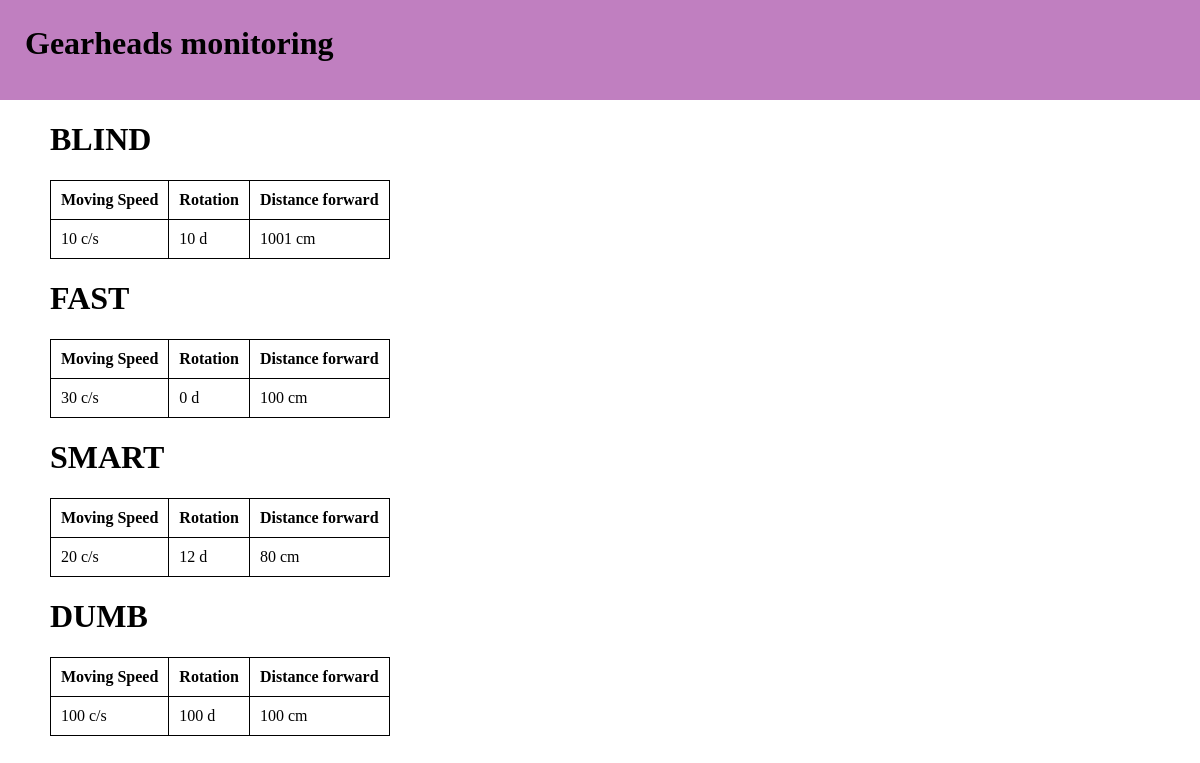
Before: / with the older database file.
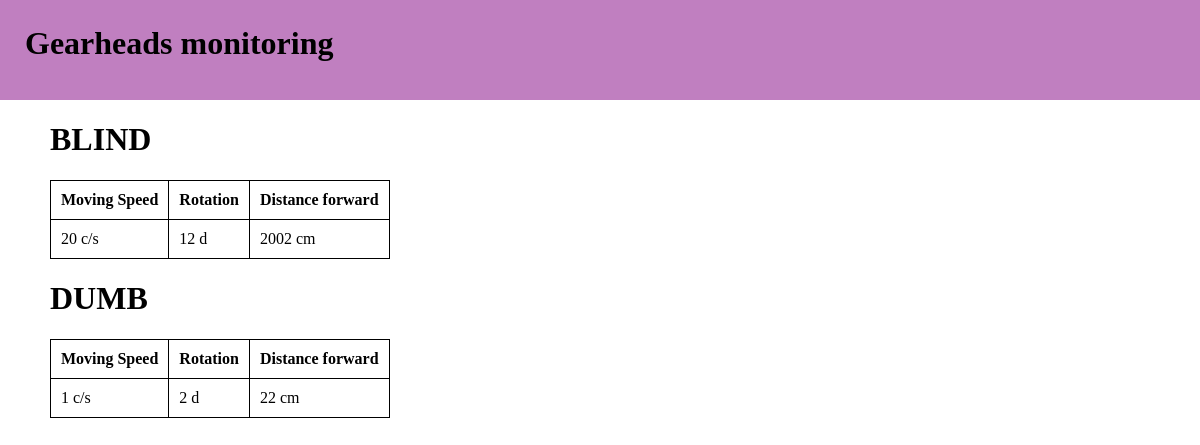
After: the same page with the newer database file.
### tables this page shows
CREATE TABLE robots (
    name TEXT PRIMARY KEY,
    speed INTEGER,
    turn INTEGER,
    fdistance INTEGER
);

### app.py (the view)
@app.route("/")
def index():
    conn = get_db()
    cursor = conn.cursor()
    cursor.execute("SELECT name, speed, turn, fdistance FROM robots")
    rows = cursor.fetchall()
    conn.close()
    robots = [
        {
            "name": row["name"],
            "speed": row["speed"],
            "turn": row["turn"],
            "distance": row["fdistance"],
        }
        for row in rows
    ]
    return render_template("index.html", robots=robots)

### app.py (called while the page is built)
def get_db():
    conn = sqlite3.connect(DB_NAME)
    conn.row_factory = sqlite3.Row
    return conn

### templates/index.html (shortened to what this page needs)
<!DOCTYPE html>
<html lang="en">
<head>
    <link rel="stylesheet" href="{{ url_for('static', filename='style.css') }}">
</head>
<body>
    <header>
        <div class="head-container">
            <h1>
                Gearheads monitoring
            </h1>
        </div>
    </header>
    <div class="main-container">
    {% for robot in robots %}
        <h1>{{ robot.name }}</h1>
        <table class="table_bot">
            <thead>
                <tr>
                    <th>Moving Speed</th>
                    <th>Rotation</th>
                    <th>Distance forward</th>
                </tr>
            </thead>
            <tbody>
                <tr>
                    <td>{{ robot.speed }} c/s</td>
                    <td>{{ robot.turn }} d</td>
                    <td>{{ robot.distance }} cm</td>
                </tr>
            </tbody>
        </table>
    {% endfor %}
</div>
</body>
</html>

### static/style.css (style rules this page uses)
html { margin: 0px; padding: 0px; }
body { margin: 0px; padding: 0px; }
header { margin: 0px; padding: 0px; }
.head-container { margin: 0px; padding: 0px; height: 100px; background-color: rgb(192, 127, 192); }
.head-container h1 { padding-top: 25px; padding-left: 25px; margin: 0px; }
.table-bot, th, td { padding: 10px; border: 1px solid; }
.table-bot, table { border-collapse: collapse; }
.main-container { padding-left: 50px; }

Changed rows visible on the page:
removed robots: name "BLIND", speed "10", turn "10", distance "1001"
removed robots: name "FAST", speed "30", turn "0", distance "100"
removed robots: name "SMART", speed "20", turn "12", distance "80"
removed robots: name "DUMB", speed "100", turn "100", distance "100"
added robots: name "BLIND", speed "20", turn "12", distance "2002"
added robots: name "DUMB", speed "1", turn "2", distance "22"
